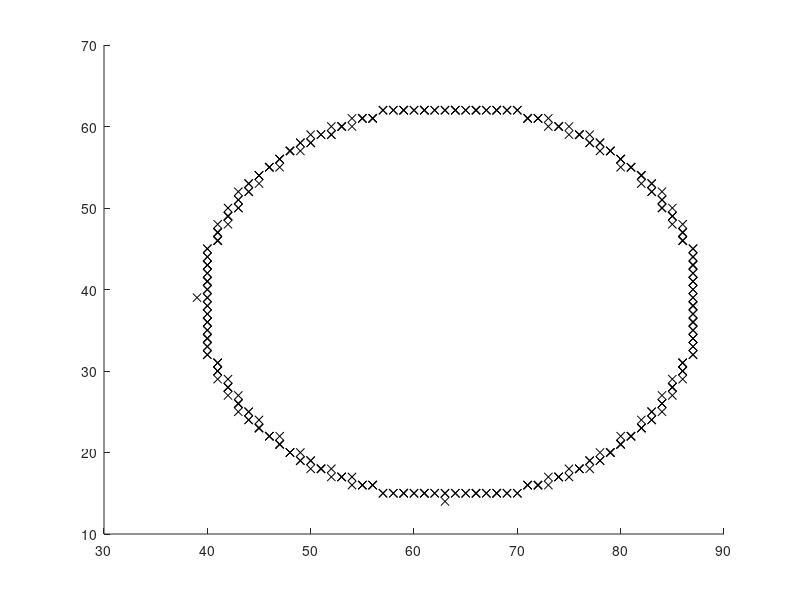

Here is the MATLAB script that generated this plot:
th=1:360;
r=240;

yd=r.*sin(th.*pi./180);
xd=r.*cos(th.*pi./180);

ix=63+ceil(xd./10);
iy=38+ceil(yd./10);

hold on;

plot(ix,iy,'kx');
